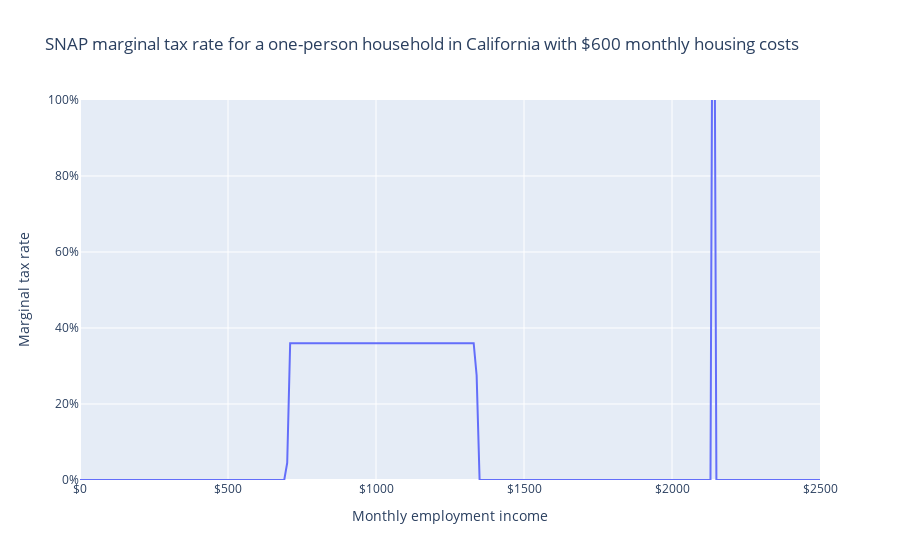

Notebook source saved alongside this figure:
### Markdown cell above
We can also view their marginal tax rate from the program, revealing that SNAP phases out at 36 cents on the dollar through the phase-out region.
The person also experiences a cliff (infinite marginal tax rate) when they hit 200% of the poverty line.

### Code cell
fig = px.line(
    df,
    "employment_income",
    "mtr",
    labels=LABELS,
    title="SNAP marginal tax rate for a one-person household in California with $600 monthly housing costs",
)
fig.update_layout(xaxis_tickformat="$", yaxis_tickformat=".0%", yaxis_range=[0, 1])
fig.show()

### Figure 1 — Plotly figure (JSON) as saved in the notebook; plotly's stock layout.template omitted (floating-point values rounded to 4 significant figures; data arrays with more than 128 entries replaced by an {"elided": "..."} marker saying what was removed)
{"data": [{"hovertemplate": "Monthly employment income=%{x}<br>Marginal tax rate=%{y}<extra></extra>", "legendgroup": "", "line": {"color": "#636efa", "dash": "solid"}, "marker": {"symbol": "circle"}, "mode": "lines", "name": "", "orientation": "v", "showlegend": false, "type": "scatter", "x": {"elided": "251 int values"}, "xaxis": "x", "y": {"elided": "251 float values"}, "yaxis": "y"}], "layout": {"autosize": true, "legend": {"tracegroupgap": 0}, "title": {"text": "SNAP marginal tax rate for a one-person household in California with $600 monthly housing costs"}, "xaxis": {"anchor": "y", "autorange": true, "domain": [0, 1], "range": [0, 2500], "tickformat": "$", "title": {"text": "Monthly employment income"}, "type": "linear"}, "yaxis": {"anchor": "x", "domain": [0, 1], "range": [0, 1], "tickformat": ".0%", "title": {"text": "Marginal tax rate"}, "type": "linear"}}}
